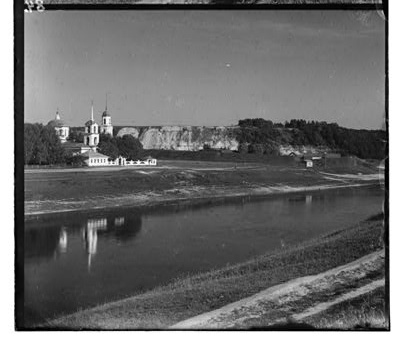
#> input picture LearningUtils/data/cropped/crop_1_03.jpg, 400 x 341 px
$ python crop.py
#> lines starting #> are read from the running program, lines starting #| are printed output that depends on the picture
from __future__ import print_function
import cv2
import numpy as np

MAX_FEATURES = 500
GOOD_MATCH_PERCENT = 0.15


def alignImages(im1, im2):

    # Convert images to grayscale
    im1Gray = cv2.cvtColor(im1, cv2.COLOR_BGR2GRAY)
    im2Gray = cv2.cvtColor(im2, cv2.COLOR_BGR2GRAY)

    # Detect ORB features and compute descriptors.
    orb = cv2.ORB_create(MAX_FEATURES)
    keypoints1, descriptors1 = orb.detectAndCompute(im1Gray, None)
    keypoints2, descriptors2 = orb.detectAndCompute(im2Gray, None)

    # Match features.
    matcher = cv2.DescriptorMatcher_create(
        cv2.DESCRIPTOR_MATCHER_BRUTEFORCE_HAMMING)
    matches = matcher.match(descriptors1, descriptors2, None)

    # Sort matches by score
    matches = list(matches)
    matches.sort(key=lambda x: x.distance, reverse=False)

    # Remove not so good matches
    numGoodMatches = int(len(matches) * GOOD_MATCH_PERCENT)
    matches = matches[:numGoodMatches]

    # Draw top matches
    imMatches = cv2.drawMatches(
        im1, keypoints1, im2, keypoints2, matches, None)
    cv2.imwrite("matches.jpg", imMatches)

    # Extract location of good matches
    points1 = np.zeros((len(matches), 2), dtype=np.float32)
    points2 = np.zeros((len(matches), 2), dtype=np.float32)

    for i, match in enumerate(matches):
        points1[i, :] = keypoints1[match.queryIdx].pt
        points2[i, :] = keypoints2[match.trainIdx].pt

    # Find homography
    h, mask = cv2.findHomography(points1, points2, cv2.RANSAC)

    # Use homography
    height, width, channels = im2.shape
    im1Reg = cv2.warpPerspective(im1, h, (width, height))

    return im1Reg, h


if __name__ == '__main__':

    # Read reference image
    refFilename = "data/cropped/crop_1_03.jpg"
    print("Reading reference image : ", refFilename)
    imReference = cv2.imread(refFilename, cv2.IMREAD_COLOR)
#> imReference is the input picture: shape (341, 400, 3); min 0, max 255, mean 106.9

    # Read image to be aligned
    imFilename = "data/cropped/crop_1_02.jpg"
    print("Reading image to align : ", imFilename)
    im = cv2.imread(imFilename, cv2.IMREAD_COLOR)
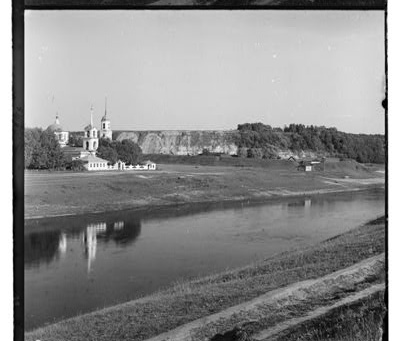
#> input picture LearningUtils/data/cropped/crop_1_02.jpg, 400 x 341 px
#> im is the input picture: shape (341, 400, 3); min 0, max 255, mean 139.3

    print("Aligning images ...")
    # Registered image will be resotred in imReg.
    # The estimated homography will be stored in h.
    imReg, h = alignImages(im, imReference)
#> in alignImages, `keypoints1, descriptors1 = orb.detectAndCompute(im1Gray, None)`: keypoints1 = 491 keypoints; strongest (x, y, size): (126, 164, 31), (126, 167, 31), (121, 163, 31), (123, 162, 31)
#> in alignImages, `keypoints2, descriptors2 = orb.detectAndCompute(im2Gray, None)`: keypoints2 = 493 keypoints; strongest (x, y, size): (122, 159, 31), (128, 162, 31), (128, 160, 31), (109, 159, 31)
#> in alignImages, `matches = matcher.match(descriptors1, descriptors2, None)`: matches = 491 matches
#> in alignImages, `numGoodMatches = int(len(matches) * GOOD_MATCH_PERCENT)`: numGoodMatches = 73
#> in alignImages, `matches = matches[:numGoodMatches]`: matches = 73 matches
#> in alignImages, `imMatches = cv2.drawMatches( im1, keypoints1, im2, keypoints2, matches..`:
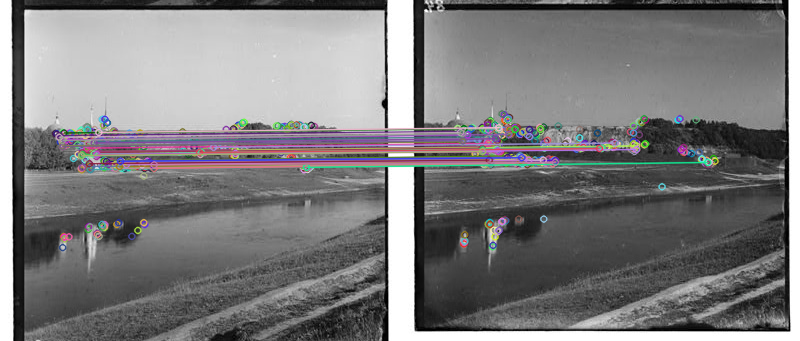
#> imMatches: shape (341, 800, 3); mean B, G, R 124.8, 123.5, 124.7
#> in alignImages, `points1 = np.zeros((len(matches), 2), dtype=np.float32)`: points1 = 73 pairs, first value 0 to 0, second value 0 to 0
#> the loop in alignImages, `for i, match in enumerate(matches):` made 73 passes
#> after the loop in alignImages, `for i, match in enumerate(matches):`: points1 = 73 pairs, first value 58.8 to 306, second value 132 to 169; points2 = 73 pairs, first value 60 to 307.2, second value 127.2 to 164
#> in alignImages, `h, mask = cv2.findHomography(points1, points2, cv2.RANSAC)`: h = [[1.01, 0.00652, -0.639], [0.00526, 1, -4.63], [1.19e-05, 4.3e-05, 1]]; mask = 73 values, max 1 at index 0, min 0 at index 52, mean 0.986
#> in alignImages, `im1Reg = cv2.warpPerspective(im1, h, (width, height))`:
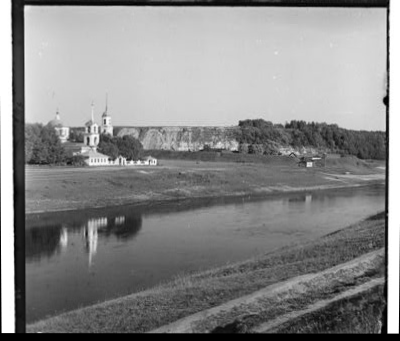
#> im1Reg: shape (341, 400, 3); min 0, max 255, mean 137

    # Read image to be aligned
    imFilename = "data/cropped/crop_1_01.jpg"
    print("Reading image to align : ", imFilename)
    im = cv2.imread(imFilename, cv2.IMREAD_COLOR)
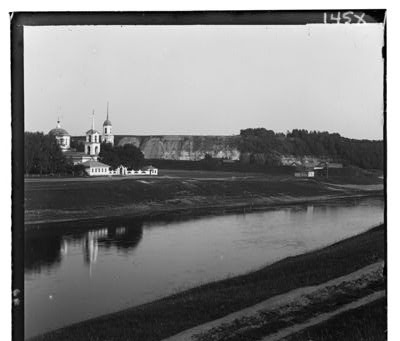
#> input picture LearningUtils/data/cropped/crop_1_01.jpg, 400 x 341 px
#> im is the input picture: shape (341, 400, 3); min 0, max 255, mean 125.9

    print("Aligning images ...")
    # Registered image will be resotred in imReg.
    # The estimated homography will be stored in h.
    imReg, h = alignImages(im, imReg)
#> in alignImages (call 2), `keypoints1, descriptors1 = orb.detectAndCompute(im1Gray, None)`: keypoints1 = 485 keypoints; strongest (x, y, size): (98, 145, 31), (156, 171, 31), (129, 172, 31), (112, 172, 31)
#> in alignImages (call 2), `keypoints2, descriptors2 = orb.detectAndCompute(im2Gray, None)`: keypoints2 = 491 keypoints; strongest (x, y, size): (128, 162, 31), (128, 159, 31), (109, 159, 31), (122, 159, 31)
#> in alignImages (call 2), `matches = matcher.match(descriptors1, descriptors2, None)`: matches = 485 matches
#> in alignImages (call 2), `numGoodMatches = int(len(matches) * GOOD_MATCH_PERCENT)`: numGoodMatches = 72
#> in alignImages (call 2), `matches = matches[:numGoodMatches]`: matches = 72 matches
#> in alignImages (call 2), `imMatches = cv2.drawMatches( im1, keypoints1, im2, keypoints2, matches..`:
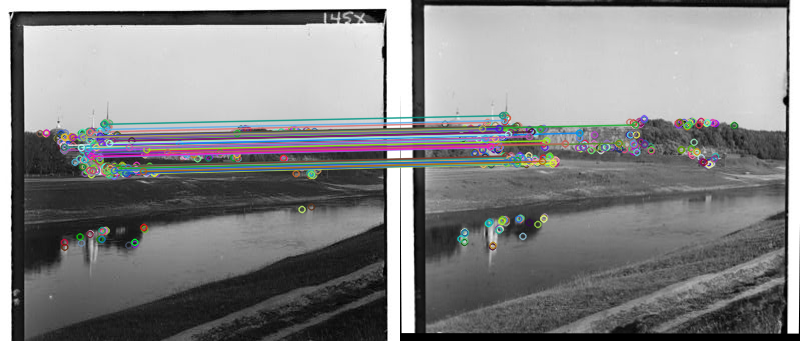
#> imMatches: shape (341, 800, 3); mean B, G, R 132.9, 132.1, 132.1
#> in alignImages (call 2), `points1 = np.zeros((len(matches), 2), dtype=np.float32)`: points1 = 72 pairs, first value 0 to 0, second value 0 to 0
#> the loop in alignImages (call 2), `for i, match in enumerate(matches):` made 72 passes
#> after the loop in alignImages (call 2), `for i, match in enumerate(matches):`: points1 = 72 pairs, first value 63 to 236.7, second value 123.8 to 172.8; points2 = 72 pairs, first value 61 to 235, second value 115.2 to 163.2
#> in alignImages (call 2), `h, mask = cv2.findHomography(points1, points2, cv2.RANSAC)`: h = [[0.751, -0.157, 23.64], [-0.0373, 0.542, 29.34], [-0.000246, -0.00143, 1]]; mask = 72 values, max 1 at index 0, min 0 at index 24, mean 0.847
#> in alignImages (call 2), `im1Reg = cv2.warpPerspective(im1, h, (width, height))`:
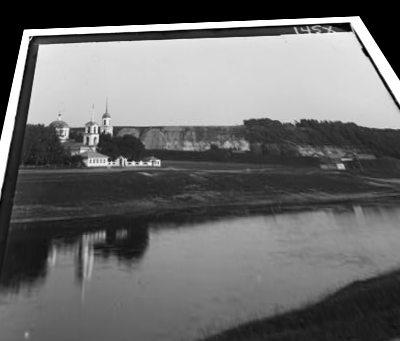
#> im1Reg: shape (341, 400, 3); min 0, max 255, mean 108.6

    # Write aligned image to disk.
    outFilename = "aligned.jpg"
    print("Saving aligned image : ", outFilename)
    cv2.imwrite(outFilename, imReg)

    # Print estimated homography
    print("Estimated homography : \n",  h)
#| Estimated homography :
#|  [[ 7.50810881e-01 -1.57355771e-01  2.36373460e+01]
#|  [-3.72517058e-02  5.41985901e-01  2.93377512e+01]
#|  [-2.46138139e-04 -1.43316801e-03  1.00000000e+00]]
